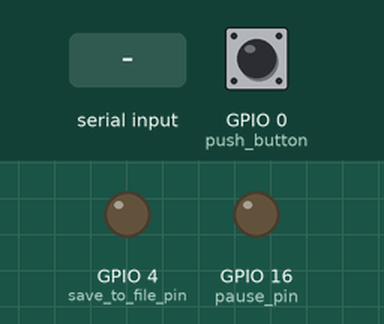
Recording of a program running on a simulated ESP32. On the bench: output pins drawn as LEDs (lit = HIGH). Dashed ring = blinking. Inputs (shaded band) come from the test bench; at power-on: GPIO 0 (push_button) HIGH. EEPROM starts erased; what the program prints to the serial monitor is not drawn.

Above: at 1.2 s.
1.3 s: GPIO 0 (push_button) pulled LOW for 0.15 s
At 1.9 s:
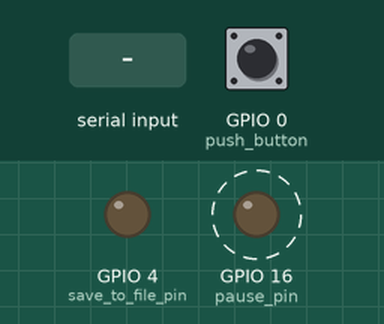
3.1 s: "90,45\n" received over Serial
4.6 s: "5\n" received over Serial
6.1 s: "1,90,45\n" received over Serial
Timing chart, 0 to 8.6 s (numbered marks = the images above; inputs shaded):
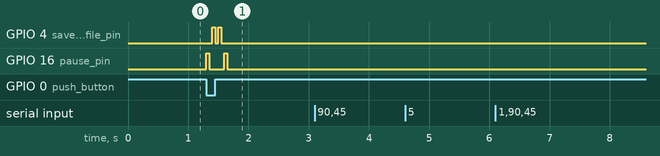

The program:

main.cpp
```cpp
/*
  Commande VHX7000
  ColdWay 2022
  Harold THIBAULT

**/
#include <Arduino.h>
#include <SerialCommands.h>
#include <Preferences.h>

#define ON HIGH
#define OFF LOW

// ESP to STRIP case circuit wiring
const int pause_pin = 16;
const int save_to_file_pin = 4;
const int push_button = 0;

// Create a 32 bytes static buffer to be used exclusive by SerialCommands object.
// The size should accomodate command token, arguments, termination sequence and string delimeter \0 char.
char serial_command_buffer_[32];
// Creates SerialCommands object attached to Serial
// working buffer = serial_command_buffer_
// command delimeter: Cr & Lf
// argument delimeter: SPACE
SerialCommands serial_commands_(&Serial, serial_command_buffer_, sizeof(serial_command_buffer_), "\r\n", " ");
void cmd_unrecognized(SerialCommands *sender, const char *cmd)
{
  sender->GetSerial()->print("ERROR: Unrecognized command [");
  sender->GetSerial()->print(cmd);
  sender->GetSerial()->println("]");
}

Preferences preferences; // For the permanent storage in EEPROM
uint16_t default_delayTime = 50;
uint16_t default_debounceTime = 1000;
uint16_t dl = 0;            //  To leave enough time to the VHX 7000 to take action into account !
uint16_t debounce_time = 0; // for the push button

void takePicture()
{
  digitalWrite(pause_pin, ON);
  delay(dl);
  digitalWrite(pause_pin, OFF);
  delay(dl);
  digitalWrite(save_to_file_pin, ON);
  delay(dl);
  digitalWrite(save_to_file_pin, OFF);
  delay(dl);
  digitalWrite(save_to_file_pin, ON);
  delay(dl);
  digitalWrite(save_to_file_pin, OFF);
  delay(dl);
  digitalWrite(pause_pin, ON);
  delay(dl);
  digitalWrite(pause_pin, OFF);
}

void takePictureByCommand(SerialCommands *sender)
{
  takePicture();
  Serial.println("Picture taken was initiated by serial command");
}

void takePictureByButton()
{
  takePicture();
  Serial.println("Picture taken was initiated by push button");
}

void help()
{
  Serial.println("\nFirmware ESP32 pour pilotage_VHX7000 par commande sérielle ou par bouton poussoir");
  Serial.println("ColdWay 2022/07/07 by Harold THIBAULT");
  Serial.println("-h pour afficher cet aide.");
  Serial.println("Envoyer la commande P sur le port sériel/USB pour prendre un cliché");
  Serial.println("Envoyer la commande DBT xx sur le port sériel/USB pour indiquer le debounce_ime du poussoir en ms");
  Serial.println("Envoyer la commande DL xx sur le port sériel/USB pour indiquer le delay_time entre les actions des relais de pilotage du VHX 7000 en ms");
  Serial.println("Envoyer la commande S sur le port sériel/USB pour sauvegarder le paramètres");
  Serial.print("Appuyer sur le bouton poussoir pour initier un cliché : porter à la masse la pin ");
  Serial.println(push_button);
  Serial.print("La commande des relais \"Pause \" et \"save_to_file\" se fait en 3.3V depuis le µC. Un étage de sortie puissance est nécessaire pour piloter les bobines 12V des relais ");
  Serial.print("Commande relais \"Pause \"sur PIN ");
  Serial.println(pause_pin);
  Serial.print("Commande relais \"save_to_file\" sur PIN ");
  Serial.println(save_to_file_pin);
}

void helpByCommand(SerialCommands *sender)
{
  help();
}

void debouceTimeAdjust(SerialCommands *sender)
{
  char *m_str = sender->Next(); // Note: Every call to Next moves the pointer to next parameter
  uint16_t m = atoi(m_str);
  sender->GetSerial()->print("\ndebounceTime = ");
  sender->GetSerial()->println(debounce_time);
  sender->GetSerial()->print("\ndebounceTime modified from  ");
  sender->GetSerial()->print(debounce_time);
  debounce_time = m;
  sender->GetSerial()->print(" to  ");
  sender->GetSerial()->println(debounce_time);

}

void delayTimeAdjust(SerialCommands *sender)
{
  char *m_str = sender->Next(); // Note: Every call to Next moves the pointer to next parameter
  uint16_t m = atoi(m_str);
  sender->GetSerial()->print("\ndelayTime = ");
  sender->GetSerial()->println(dl);
  sender->GetSerial()->print("\ndelayTime modified from ");
  sender->GetSerial()->print(dl);
  dl = m;
  sender->GetSerial()->print(" to  ");
  sender->GetSerial()->println(dl);

}

void Save_parameters(SerialCommands *sender)
{
  sender->GetSerial()->println("\nAttention ! Sauvegarde des paramètres de calibration dans l'EEPROM");
  preferences.end();                   //   closing preferences permanent_storage to reopen it in R/W mode
  preferences.begin("storage", false); // Opening permanent_storage in R/W mode
  preferences.putUShort("dl", dl);
  preferences.putUShort("debouce_time", debounce_time);
  preferences.end();
  sender->GetSerial()->println("\nLes valeurs de calibrations ont été sauvegardées dans l'EEPROM");
}

SerialCommand takePicture_("P", takePictureByCommand);
//SerialCommand help_("--help", helpByCommand);
SerialCommand help_("-h", helpByCommand);
SerialCommand debouceTimeAdjust_("DBT", debouceTimeAdjust);
SerialCommand delayTimeAdjust_("DL", delayTimeAdjust);
SerialCommand Save_parameters_("S", Save_parameters);

void IRAM_ATTR ISR() //  Adding "IRAM_ATTR" in front of the ISR store it in the
{
  static unsigned long last_interrupt_time = 0;
  unsigned long interrupt_time = millis();
  if (interrupt_time - last_interrupt_time > debounce_time)
  {
    takePictureByButton();
  }
  last_interrupt_time = interrupt_time;
}

void setup()
{
  Serial.begin(115200);
  serial_commands_.SetDefaultHandler(cmd_unrecognized);
  serial_commands_.AddCommand(&takePicture_);
  serial_commands_.AddCommand(&help_);
  serial_commands_.AddCommand(&debouceTimeAdjust_);
  serial_commands_.AddCommand(&delayTimeAdjust_);

  pinMode(pause_pin, OUTPUT);
  pinMode(save_to_file_pin, OUTPUT);
  pinMode(push_button, INPUT_PULLUP);
  help();

  preferences.begin("storage", true); // EEPROM storage space space opened in read_only mode
  dl = preferences.getUShort("dl", default_delayTime);
  debounce_time = preferences.getUShort("debounce_time", default_debounceTime);
  preferences.end(); // EEPROM storage space closed

  attachInterrupt(push_button, ISR, FALLING);
}

void loop()
{
  serial_commands_.ReadSerial(); //  Wait for command from serial port (USB)
}
```

Measured:
- after the input at 1.3 s, GPIO 4 (save_to_file_pin): alternates HIGH for 0.05 s and LOW for 0.05 s, 4 changes in all, then stays LOW, starting after 0.10 s; GPIO 16 (pause_pin): alternates HIGH for 0.05 s and LOW for 0.25 s, 4 changes in all, then stays LOW, starting at once
- after the input at 3.1 s, every drawn part: stays the same
- after the input at 4.6 s, every drawn part: stays the same
- after the input at 6.1 s, every drawn part: stays the same
